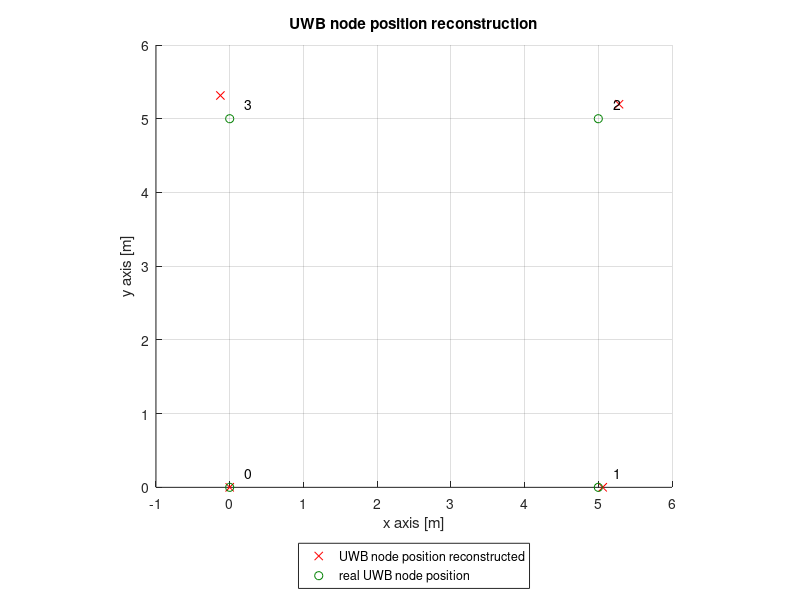
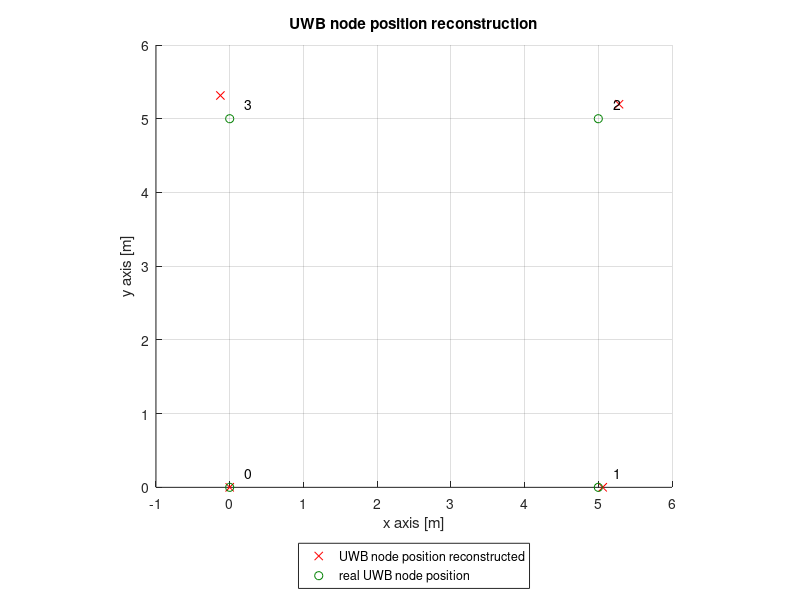
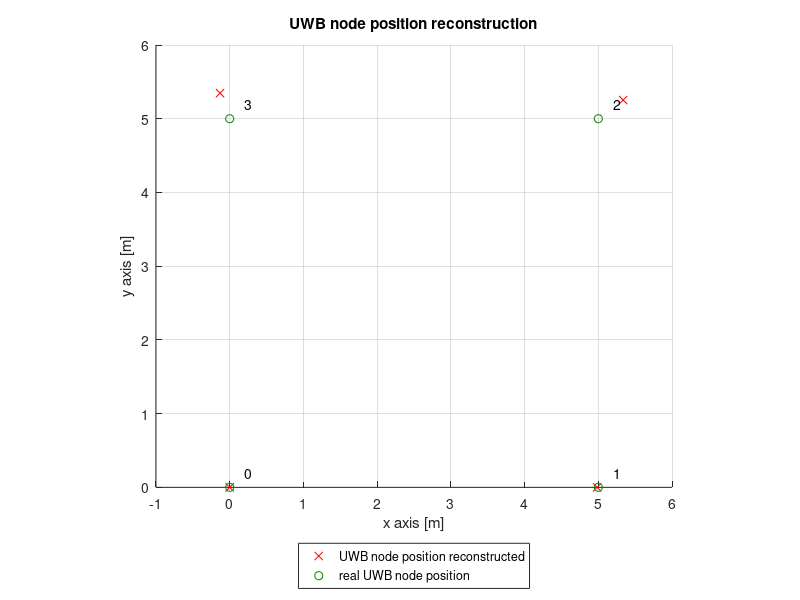
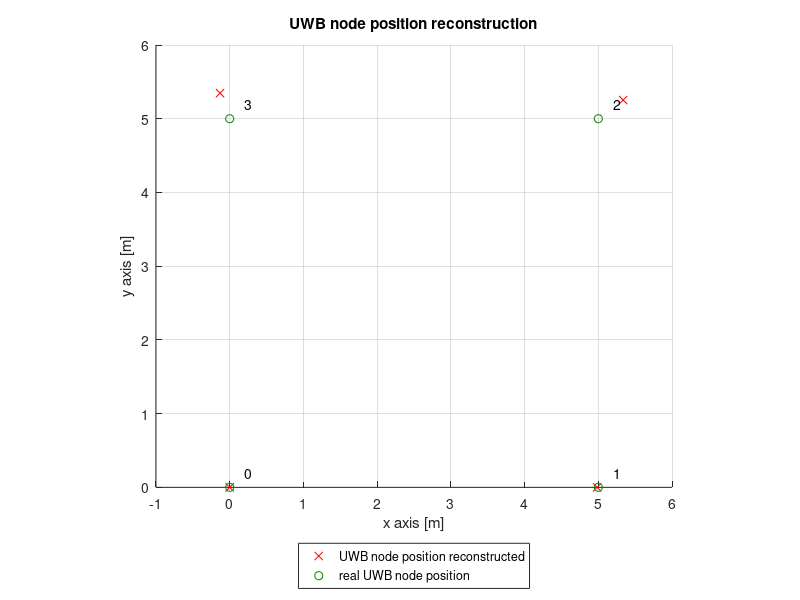

The MATLAB source for these figures, in order:
close all;
clear all;

gr = [0, 0.5, 0]

x1 = [0, 5.05954874, 5.28110137, -0.12604829];
y1 = [0, 0, 5.19671931, 5.31523734];
x2 = [0, 4.98359521, 5.33717041, -0.13098939];
y2 = [0, 0, 5.25319562, 5.34702277];
x3 = [0, 3.6322271, 7.48338741, 3.73607429];
y3 = [0, -3.52830101, 0, 3.90894884];
x4 = [0, 5.00251036, 5.26071622, -0.17547143];
y4 = [0, 0, 5.23237409, 5.32415307];
x5 = [0, 5.13105963, 5.14021682, -0.16240204, 2.4662067];
y5 = [0, 0, 5.53919407, 5.24762352, 2.7646217];
x6 = [0, 5.22380811, 5.16782235, -0.18729444, 2.49729232];
y6 = [0, 0, 5.58465756, 5.15458453, 2.75053232];

x_real1 = [0, 5, 5, 0];
y_real1 = [0, 0, 5, 5];
x_real2 = [0, 5, 5, 0];
y_real2 = [0, 0, 5, 5];
x_real3 = [0, 3.54, 7.07, 3.54];
y_real3 = [0, -3.54, 0, 3.54];
x_real4 = [0, 5, 5, 0];
y_real4 = [0, 0, 5, 5];
x_real5 = [0, 5, 5, 0, 2.5];
y_real5 = [0, 0, 5, 5, 2.5];
x_real6 = [0, 5, 5, 0, 2.5];
y_real6 = [0, 0, 5, 5, 2.5];


%x1 = [0, 4.66588891, 4.87493685, -0.12007826];
%y1 = [0, 0, 4.79613442, 4.90847974];
%x2 = [0, 4.59531664, 4.93376301, -0.11937696];
%y2 = [0, 0, 4.85156591, 4.94079738];
%x3 = [0, 3.35150777, 6.913225, 3.45311653];
%y3 = [0, -3.25309991, 0, 3.61370987];
%x4 = [0, 4.61206485, 4.85601493, -0.16622938];
%y4 = [0, 0, 4.8308716, 4.91787144];
%x5 = [0, 4.71193479, 4.72081654, -0.14890702, 2.27025352];
%y5 = [0, 0, 5.10507717, 4.82548269, 2.53889093];
%x6 = [0, 4.80289365, 4.75267032, -0.17018244, 2.30109963];
%y6 = [0, 0, 5.14752373, 4.73791577, 2.52600806];

%x_real1 = [0, 4.82, 4.82, 0];
%y_real1 = [0, 0, 4.82, 4.82];
%x_real2 = [0, 4.82, 4.82, 0];
%y_real2 = [0, 0, 4.82, 4.82];
%x_real3 = [0, 3.41, 6.82, 3.41];
%y_real3 = [0, -3.41, 0, 3.41];
%x_real4 = [0, 4.82, 4.82, 0];
%y_real4 = [0, 0, 4.82, 4.82];
%x_real5 = [0, 4.82, 4.82, 0, 2.41];
%y_real5 = [0, 0, 4.82, 4.82, 2.41];
%x_real6 = [0, 4.82, 4.82, 0, 2.41];
%y_real6 = [0, 0, 4.82, 4.82, 2.41];

error1 = sqrt((x1 - x_real1).^2 + (y1 - y_real1).^2)
error2 = sqrt((x2 - x_real2).^2 + (y2 - y_real2).^2)
error3 = sqrt((x3 - x_real3).^2 + (y3 - y_real3).^2)
error4 = sqrt((x4 - x_real4).^2 + (y4 - y_real4).^2)
error5 = sqrt((x5 - x_real5).^2 + (y5 - y_real5).^2)
error6 = sqrt((x6 - x_real6).^2 + (y6 - y_real6).^2)
avg_err_1 = mean(error1(2:4))
avg_err_2 = mean(error2(2:4))
avg_err_3 = mean(error3(2:4))
avg_err_4 = mean(error4(2:4))
avg_err_5 = mean(error5(2:5))
avg_err_6 = mean(error6(2:5))

figure(1);
hold on;
plot(x1, y1, 'rx');
plot(x_real1, y_real1, 'o', 'color', gr);
axis([-1, 6, 0, 6], 'equal');
title("UWB node position reconstruction");
xlabel("x axis [m]");
ylabel("y axis [m]");
legend(["UWB node position reconstructed"; "real UWB node position"], 'location', 'southoutside');
for i = [1:length(x_real1)]
  text(x_real1(i) + 0.2, y_real1(i) + 0.2, num2str(i - 1));
end
grid on;
print("-depsc", "maps/map1.eps")
print("-depslatex", "../../../../ma-thesis/pics/eps/map1.eps")

figure(2);
hold on;
plot(x2, y2, 'rx');
plot(x_real2, y_real2, 'o', 'color', gr);
axis([-1, 6, 0, 6], 'equal');
title("UWB node position reconstruction");
xlabel("x axis [m]");
ylabel("y axis [m]");
legend(["UWB node position reconstructed"; "real UWB node position"], 'location', 'southoutside');
for i = [1:length(x_real2)]
  text(x_real2(i) + 0.2, y_real2(i) + 0.2, num2str(i - 1));
end
grid on;
print("-depsc", "maps/map2.eps")
print("-depslatex", "../../../../ma-thesis/pics/eps/map2.eps")

figure(3);
hold on;
plot(x3, y3, 'rx');
plot(x_real3, y_real3, 'o', 'color', gr);
axis([-1, 8, -4.5, 4.5], 'equal');
title("UWB node position reconstruction");
xlabel("x axis [m]");
ylabel("y axis [m]");
legend(["UWB node position reconstructed"; "real UWB node position"], 'location', 'southoutside');
for i = [1:length(x_real3)]
  text(x_real3(i) + 0.2, y_real3(i) + 0.2, num2str(i - 1));
end
grid on;
print("-depsc", "maps/map3.eps")
print("-depslatex", "../../../../ma-thesis/pics/eps/map3.eps")

figure(4);
hold on;
plot(x4, y4, 'rx');
plot(x_real4, y_real4, 'o', 'color', gr);
axis([-1, 6, 0, 6], 'equal');
title("UWB node position reconstruction");
xlabel("x axis [m]");
ylabel("y axis [m]");
legend(["UWB node position reconstructed"; "real UWB node position"], 'location', 'southoutside');
for i = [1:length(x_real4)]
  text(x_real4(i) + 0.2, y_real4(i) + 0.2, num2str(i - 1));
end
grid on;
print("-depsc", "maps/map4.eps")
print("-depslatex", "../../../../ma-thesis/pics/eps/map4.eps")

figure(5);
hold on;
plot(x5, y5, 'rx');
plot(x_real5, y_real5, 'o', 'color', gr);
axis([-1, 6, 0, 6], 'equal');
title("UWB node position reconstruction");
xlabel("x axis [m]");
ylabel("y axis [m]");
legend(["UWB node position reconstructed"; "real UWB node position"], 'location', 'southoutside');
for i = [1:length(x_real5)]
  text(x_real5(i) + 0.2, y_real5(i) + 0.2, num2str(i - 1));
end
grid on;
print("-depsc", "maps/map5.eps")
print("-depslatex", "../../../../ma-thesis/pics/eps/map5.eps")

figure(6);
hold on;
plot(x6, y6, 'rx');
plot(x_real6, y_real6, 'o', 'color', gr);
axis([-1, 6, 0, 6], 'equal');
title("UWB node position reconstruction");
xlabel("x axis [m]");
ylabel("y axis [m]");
legend(["UWB node position reconstructed"; "real UWB node position"], 'location', 'southoutside');
for i = [1:length(x_real6)]
  text(x_real6(i) + 0.2, y_real6(i) + 0.2, num2str(i - 1));
end
grid on;
print("-depsc", "maps/map6.eps")
print("-depslatex", "../../../../ma-thesis/pics/eps/map6.eps")
